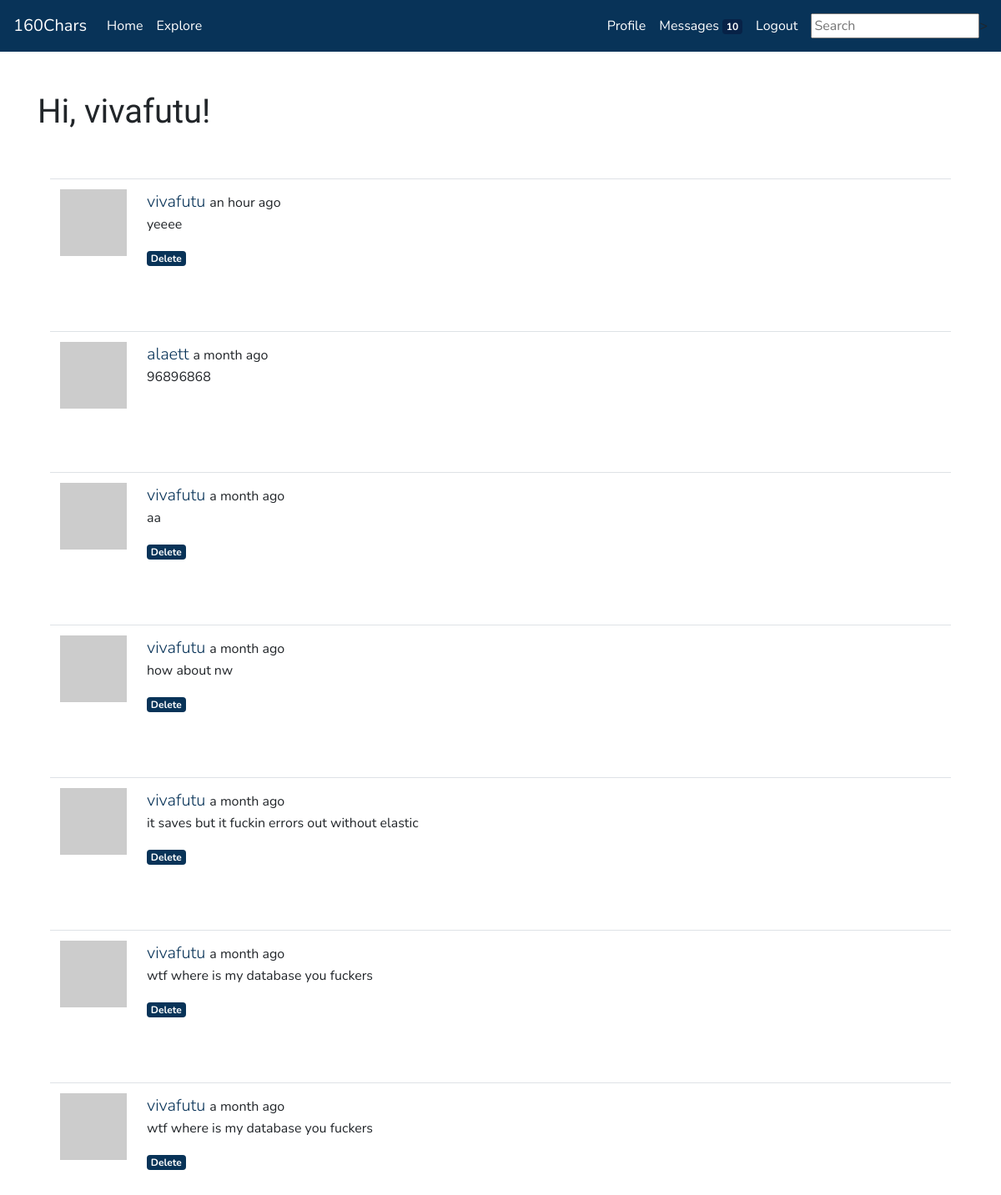
Page /explore (signed in) on the committed database.
### app/models.py (models this page shows, shortened)
class User(UserMixin, db.Model):
    id = db.Column(db.Integer, primary_key=True)
    username = db.Column(db.String(64), index=True, unique=True)
    email = db.Column(db.String(120), index=True, unique=True)
    password_hash = db.Column(db.String(128))
    posts = db.relationship('Post', backref='author', lazy='dynamic')
    about_me = db.Column(db.String(160))
    last_seen = db.Column(db.DateTime, default=datetime.utcnow)
    followed = db.relationship(
        'User', secondary=followers,
        primaryjoin=(followers.c.follower_id == id),
        secondaryjoin=(followers.c.followed_id == id),
        backref=db.backref('followers', lazy='dynamic'), lazy='dynamic')
    messages_sent = db.relationship('Message',
                                        foreign_keys='Message.sender_id',
                                        backref='author', lazy='dynamic')
    messages_received = db.relationship('Message',
                                            foreign_keys='Message.recipient_id',
                                            backref='recipient', lazy='dynamic')
    last_message_read_time = db.Column(db.DateTime)
    notifications = db.relationship('Notification', backref='user',
                                    lazy='dynamic')
    tasks = db.relationship('Task', backref='user', lazy='dynamic')
    def avatar(self, size):
        digest = md5(self.email.lower().encode('utf-8')).hexdigest()
        return 'https://www.gravatar.com/avatar/{}?d=identicon&s={}'.format(
            digest, size)
    def new_messages(self):
        last_read_time = self.last_message_read_time or datetime(1900, 1, 1)
        return Message.query.filter_by(recipient=self).filter(
            Message.timestamp > last_read_time).count()

class SearchableMixin(object):
    @classmethod
    def search(cls, expression, page, per_page):
        ids, total = query_index(cls.__tablename__, expression, page, per_page)
        if total == 0:
            return cls.query.filter_by(id=0), 0
        when = []
        for i in range(len(ids)):
            when.append((ids[i], i))
        return cls.query.filter(cls.id.in_(ids)).order_by(
            db.case(when, value=cls.id)), total

class Post(SearchableMixin, db.Model):
    id = db.Column(db.Integer, primary_key=True)
    body = db.Column(db.String(160))
    timestamp = db.Column(db.DateTime, index=True, default=datetime.utcnow)
    user_id = db.Column(db.Integer, db.ForeignKey('user.id'))
    __searchable__ = ['body']

### app/main/routes.py (the view)
@bp.route('/explore')
def explore():
    page = request.args.get('page', 1, type=int)
    posts = Post.query.order_by(Post.timestamp.desc()).paginate(
        page, current_app.config['POSTS_PER_PAGE'], False)
    next_url = url_for('main.explore', page=posts.next_num) \
        if posts.has_next else None
    prev_url = url_for('main.explore', page=posts.prev_num) \
        if posts.has_prev else None
    return render_template('index.html', posts=posts.items, title='Explore',
                            next_url=next_url, prev_url=prev_url)

### app/main/forms.py
class SearchForm(FlaskForm):
    q = StringField('Search', validators=[DataRequired()])
    def __init__(self, *args, **kwargs):
        if 'formdata' not in kwargs:
            kwargs['formdata'] = request.args
        if 'csrf_enabled' not in kwargs:
            kwargs['csrf_enabled'] = False
        super(SearchForm, self).__init__(*args, **kwargs)

### app/main/routes.py (called while the page is built)
@bp.before_app_request
def before_request():
    if current_user.is_authenticated:
        current_user.last_seen = datetime.utcnow()
        db.session.commit()
        g.search_form = SearchForm()

### app/models.py (called while the page is built)
@login.user_loader
def load_user(id):
    return User.query.get(int(id))

### app/templates/index.html (shortened to what this page needs)
{% extends "base.html" %}
{% from 'bootstrap/form.html' import render_form %}
{% block content %}
    <div class="container">
        <h1>Hi, {{ current_user.username }}!</h1>
    {% for post in posts %}
        <div class="container pt-5">
            {% include '_post.html' %}
        </div>
    {% endfor %}
    </div>
{% endblock %}

### app/templates/_post.html
<table class="table table-hover">
    <tr>
        <td width="70px">
            <a href="{{ url_for('main.user', username=post.author.username) }}">
                <img src="{{ post.author.avatar(70) }}" />
            </a>
        </td>
        <td>
            <span class="user_popup">
                <a class="lead" href="{{ url_for('main.user', username=post.author.username) }}">
                    {{ post.author.username }}
                </a>
            </span>
            {{ moment(post.timestamp).fromNow() }}
            <p>{{ post.body }}</p>
            {% if post.author.username == current_user.username %}
            <a href="#"><span class="badge badge-primary">Delete</span></a>
            {% endif %}
        </td>
    </tr>
</table>

### rows in the picture
User: username "vivafutu"
Post: author.username "vivafutu", timestamp "an hour ago", body "yeeee", shows "Delete"
Post: author.username "alaett", timestamp "a month ago", body "96896868"
Post: author.username "vivafutu", timestamp "a month ago", body "aa", shows "Delete"
Post: author.username "vivafutu", timestamp "a month ago", body "how about nw", shows "Delete"
Post: author.username "vivafutu", timestamp "a month ago", body "it saves but it fuckin errors out without elastic", shows "Delete"
Post: author.username "vivafutu", timestamp "a month ago", body "wtf where is my database you fuckers", shows "Delete"
Post: author.username "vivafutu", timestamp "a month ago", body "wtf where is my database you fuckers", shows "Delete"

### other values in the picture
{{ new_messages }} "10"
